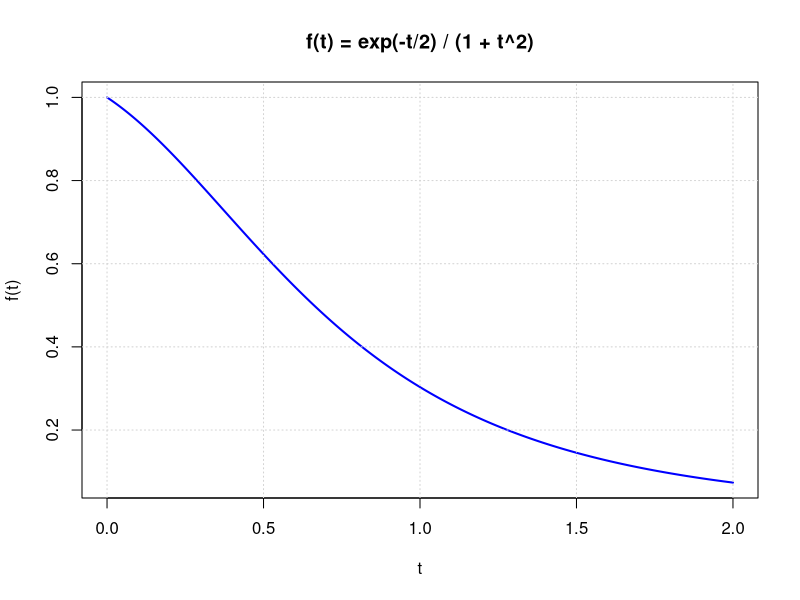
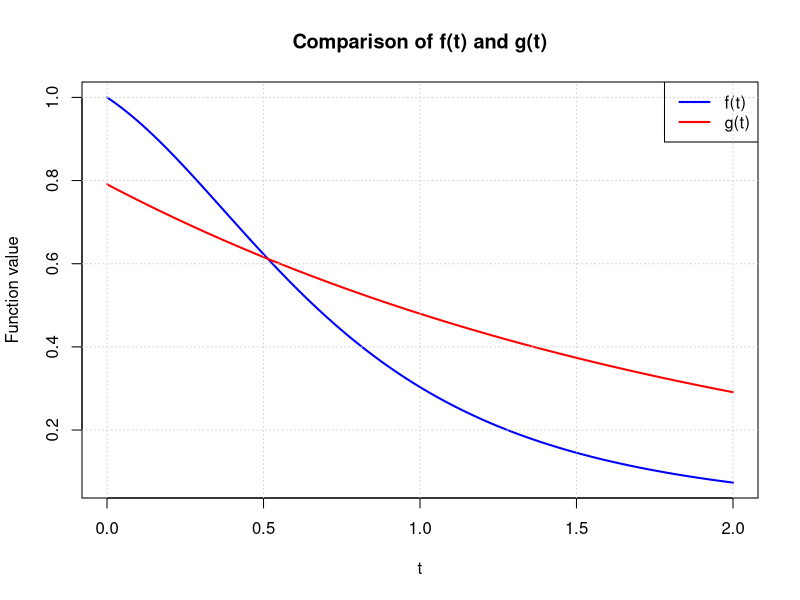
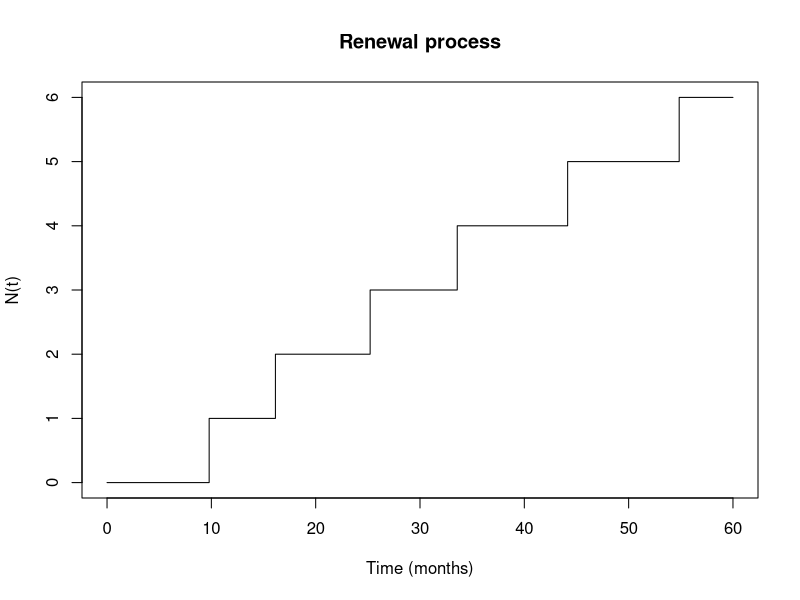
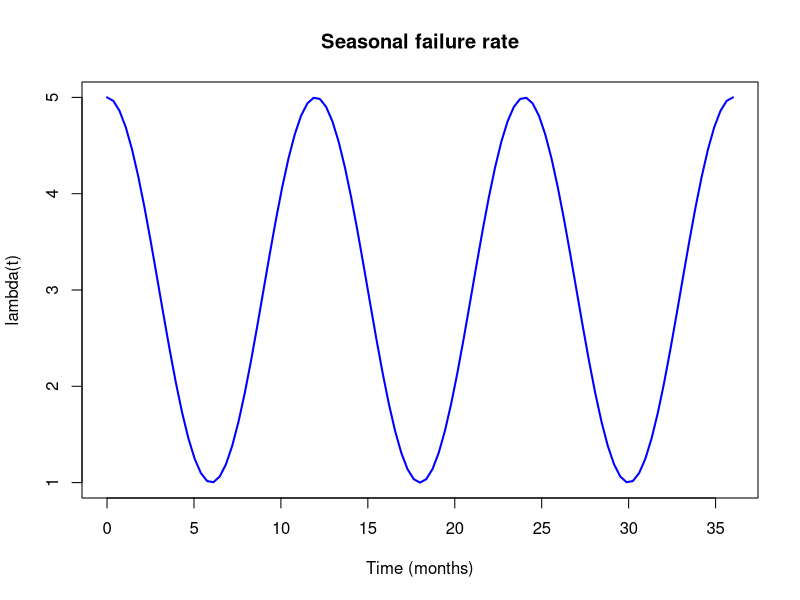
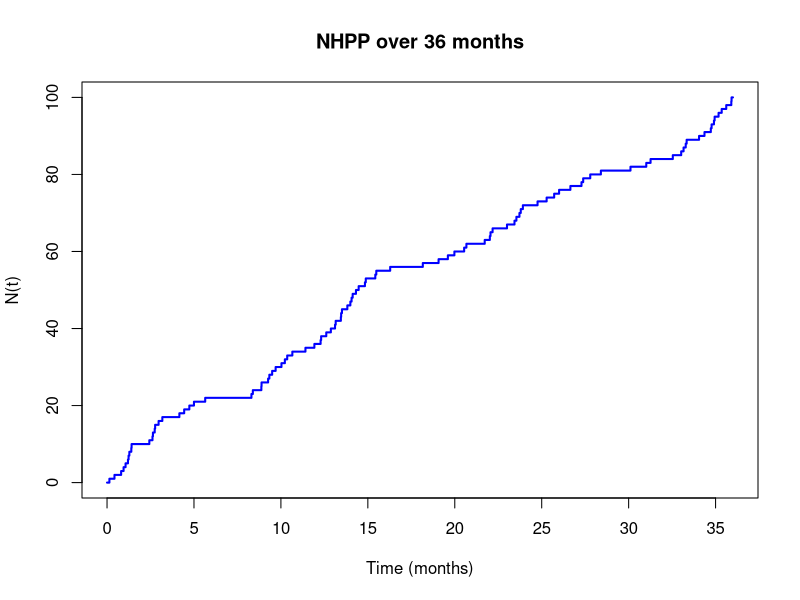

Recreate these plots in R, in order.
# ---
# title: "STA510 - Mandatory Assignment 2"
# author: "Tommaso Facchin"
# ---

rm(list=ls())
set.seed(42)

# Problem 1

## a)
f <- function(t) {
  exp(-t / 2) / (1 + t^2)
}

n <- 10000

U <- runif(n, min = 0, max = 2)
I_CMC <- 2 * mean(f(U))

cat("\n\n1.a) Crude Monte Carlo:", I_CMC)



curve(
  f(x),
  from = 0,
  to = 2,
  n = 500,
  xlab = "t",
  ylab = "f(t)",
  main = "f(t) = exp(-t/2) / (1 + t^2)",
  col = "blue",
  lwd = 2
)

grid()

## c)

m <- 5000
U <- runif(m, min = 0, max = 2)
U_AT <- 2 - U

I_AT <- 2 * mean((f(U) + f(U_AT)) / 2)

cat("\n\n1.c) Antithetic Monte Carlo:", I_AT)


## d)

g <- function(t) {
  exp(-t / 2) / (2 * (1 - exp(-1)))
}

t <- seq(0, 2, length.out = 500)

plot(
  t, f(t),
  type = "l",
  col = "blue",
  lwd = 2,
  ylim = range(f(t), g(t)),
  xlab = "t",
  ylab = "Function value",
  main = "Comparison of f(t) and g(t)"
)

lines(t, g(t), col = "red", lwd = 2)

legend(
  "topright",
  legend = c("f(t)", "g(t)"),
  col = c("blue", "red"),
  lwd = 2
)

grid()


## f)

U_IS <- runif(n, min = 0, max = 1)

T_IS <- -2 * log(1 - U_IS * (1 - exp(-1)))

I_IS <- mean(f(T_IS) / g(T_IS))

cat("\n\n1.f) Importance sampling:", I_IS)



## g)

B <- 1000

est_CMC <- numeric(B)
est_AT  <- numeric(B)
est_IS  <- numeric(B)

for (b in seq_len(B)) {
  
  # CMC
  U_CMC <- runif(n, min = 0, max = 2)
  est_CMC[b] <- 2 * mean(f(U_CMC))
  
  # Antithetic
  U_AT <- runif(n / 2, min = 0, max = 2)
  est_AT[b] <- mean(f(U_AT) + f(2 - U_AT))
  
  # Importance sampling
  U_IS <- runif(n)
  T_IS <- -2 * log(1 - U_IS * (1 - exp(-1)))
  est_IS[b] <- mean(f(T_IS) / g(T_IS))
}

results <- data.frame(
  Method = c("CMC", "Antithetic", "Importance sampling"),
  Mean = c(mean(est_CMC), mean(est_AT), mean(est_IS)),
  SD = c(sd(est_CMC), sd(est_AT), sd(est_IS))
)

results$Variance_reduction_percent <-
  100 * (1 - results$SD^2 / results$SD[1]^2)

cat("\n\n1.g)")
print(results, digits = 6, row.names = FALSE)



# Problem 2
## b)

failure_times <- 0

while (tail(failure_times, 1) <= 60) {
  next_failure <- tail(failure_times, 1) + rweibull(1, shape = 2, scale = 6)
  failure_times <- c(failure_times, next_failure)
}

failure_times <- failure_times[failure_times <= 60]
n_failures <- length(failure_times) - 1

plot(
  c(failure_times, 60),
  c(0:n_failures, n_failures),
  type = "s",
  xlab = "Time (months)",
  ylab = "N(t)",
  main = "Renewal process"
)

cat("\n\n2.b) Number of failures:", n_failures)

## c)

B <- 5000

N60 <- replicate(B, {
  time <- 0
  failures <- 0
  
  repeat {
    time <- time + rweibull(1, shape = 2, scale = 6)
    
    if (time > 60) break
    
    failures <- failures + 1
  }
  
  failures
})

cat("\n\n2.c) Expected number of failures:", mean(N60))
cat("\nP(N(60) >= 15):", mean(N60 >= 15))



## e)

intensity <- function(t) {
  3 + 2 * cos(pi * t / 6)
}

curve(
  intensity(x),
  from = 0,
  to = 36,
  xlab = "Time (months)",
  ylab = "lambda(t)",
  main = "Seasonal failure rate",
  col = "blue",
  lwd = 2
)

time <- 0
failure_times <- numeric(0)

repeat {
  time <- time + rexp(1, rate = 5)
  
  if (time > 36) break
  
  if (runif(1) <= intensity(time) / 5) {
    failure_times <- c(failure_times, time)
  }
}

n_failures <- length(failure_times)

plot(
  c(0, failure_times, 36),
  c(0, seq_len(n_failures), n_failures),
  type = "s",
  xlab = "Time (months)",
  ylab = "N(t)",
  main = "NHPP over 36 months",
  col = "blue",
  lwd = 2
)

cat("\n\n2.e) Number of failures:", n_failures)
cat("\nThe failure rate is highest in january and lowest in june")


## f)
N36 <- numeric(B)
N3 <- numeric(B)

for (b in seq_len(B)) {
  time <- 0
  
  repeat {
    time <- time + rexp(1, rate = 5)
    
    if (time > 36) break
    
    if (runif(1) <= intensity(time) / 5) {
      N36[b] <- N36[b] + 1
      
      if (time <= 3) {
        N3[b] <- N3[b] + 1
      }
    }
  }
}

cat("\n\n2.f) Estimated E[N(36)]:", mean(N36), " (close to 108)")
cat("\nEstimated P(N(36) > 120):", mean(N36 > 120))
cat("\nEstimated E[N(3)]:", mean(N3))





# Problem 3

## a)

rain <- c(3.1, 7.2, 5.4, 12.0, 8.8, 4.3, 9.6, 6.1, 11.2, 2.9,
          7.5, 14.1, 5.0, 9.3, 6.8, 10.4, 3.7, 8.1, 13.5, 4.6,
          6.3, 11.8, 7.9, 5.5, 9.0, 12.7, 4.1, 8.4, 6.6, 10.1,
          3.4, 7.0, 5.8, 13.2, 9.7, 6.2, 11.5, 4.8, 8.9, 7.3)

n <- length(rain)
B <- 2000

boot_means <- replicate(B, {
  boot_sample <- sample(rain, size = n, replace = TRUE)
  mean(boot_sample)
})

boot_sd <- sd(boot_means)
boot_ci <- quantile(boot_means, probs = c(0.025, 0.975))

x_bar <- mean(rain)
se <- x_bar / sqrt(n)
clt_ci <- x_bar + c(-1, 1) * qnorm(0.975) * se


cat("\n\n3.a) Sample mean:", x_bar)
cat("\nBootstrap standard deviation:", boot_sd)
cat("\nBootstrap 95% CI:", boot_ci)
cat("\nCLT CI:", clt_ci)
cat("\nThe bootstrap CI is narrower than the CI interval from the first assignment.")


## b)

boot_medians <- replicate(B, {
  boot_sample <- sample(rain, size = n, replace = TRUE)
  median(boot_sample)
})

median_sd <- sd(boot_medians)
median_ci <- quantile(boot_medians, probs = c(0.025, 0.975))

cat("\n\n3.b) Sample median:", median(rain))
cat("\nBootstrap standard deviation:", median_sd)
cat("\nBootstrap 95% CI:", median_ci)
cat("\nMean CI width:", diff(boot_ci))
cat("\nMedian CI width:", diff(median_ci))
cat("\nThe bootstrap CI for the median is wider that the one for the mean, so there's more incertanty.")
